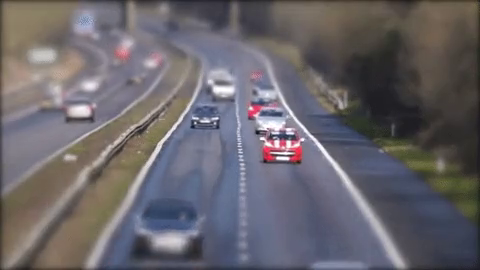
#> input picture frame 6 of SourceCode/Video01.mp4, 480 x 270 px
$ python DenseOpticalFlow.py
#> lines starting #> are read from the running program, lines starting #| are printed output that depends on the picture
import cv2
import numpy as np
from matplotlib import pyplot as plt

# Recuperer la video avec VideoCapture de OpenCV est la mettre dans la variable videoCapture
videoCapture = cv2.VideoCapture("Video01.mp4")
# Lire la premiere frame
ret, first_frame = videoCapture.read()
#> first_frame is the input picture: shape (270, 480, 3); mean B, G, R 107.2, 101.4, 105.1
# Definir un certaine taille de l'image en gardant les perspective, utilisanation d'un scale
resize_dim = 600
max_dim = max(first_frame.shape)
#> max_dim = 480
scale = resize_dim/max_dim
#> scale = 1.25
first_frame = cv2.resize(first_frame, None, fx=scale, fy=scale)
#> first_frame: shape (338, 600, 3)
# Convertir l'image au niveau du gris
prev_gray = cv2.cvtColor(first_frame, cv2.COLOR_BGR2GRAY)

# Create mask
mask = np.zeros_like(first_frame)
# Sets image saturation to maximum
mask[..., 1] = 255

while(videoCapture.isOpened()):
    #  Lire la prochaine frame, la resize et la convertir au nievau de gris
    ret, frame = videoCapture.read()
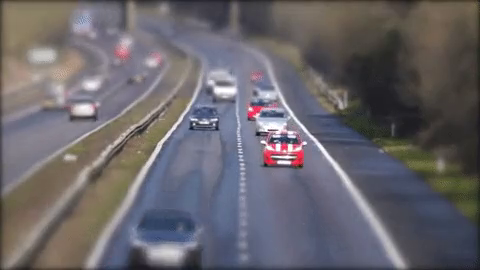
#> input picture frame 7 of SourceCode/Video01.mp4, 480 x 270 px
#> frame is the input picture: shape (270, 480, 3); mean B, G, R 107.2, 101.7, 105.2
    if(not ret):
        break
    gray = cv2.cvtColor(frame, cv2.COLOR_BGR2GRAY)
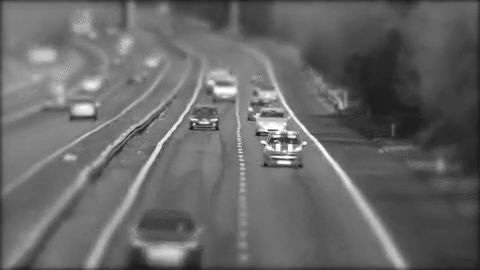
#> gray: shape (270, 480); min 19, max 255, mean 103.4
    gray = cv2.resize(gray, None, fx=scale, fy=scale)
#> gray: shape (338, 600)

    # Calcul du flot optique dense en se basant sur l'algo de Farneback method
    # https://docs.opencv.org/3.0-beta/modules/video/doc/motion_analysis_and_object_tracking.html#calcopticalflowfarneback
    flow = cv2.calcOpticalFlowFarneback(prev_gray, gray, None, pyr_scale = 0.5, levels = 5, winsize = 11, iterations = 5, poly_n = 5, poly_sigma = 1.1, flags = 1)
    # Compute the magnitude and angle of the 2D vectors
    magnitude, angle = cv2.cartToPolar(flow[..., 0], flow[..., 1])
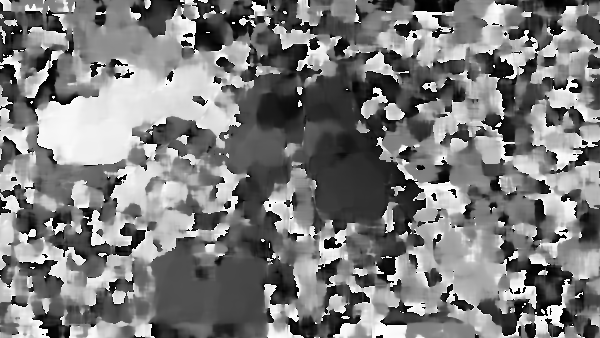
#> angle: shape (338, 600) float32; min 1.96e-05, max 6.28, mean 3.07; drawn with min black and max white
    # Set image hue according to the optical flow direction
    mask[..., 0] = angle * 180 / np.pi / 2
    # Set image value according to the optical flow magnitude (normalized)
    mask[..., 2] = cv2.normalize(magnitude, None, 0, 255, cv2.NORM_MINMAX)
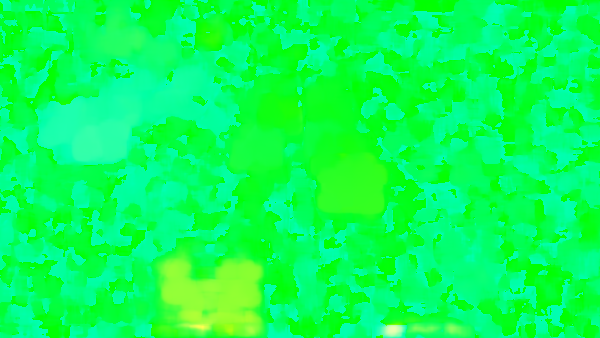
#> mask: shape (338, 600, 3); mean of channels 0, 1, 2 87.4, 255, 8.2; drawn as B, G, R
    # Convertir de l'espace HSV to RGB
    rgb = cv2.cvtColor(mask, cv2.COLOR_HSV2BGR)
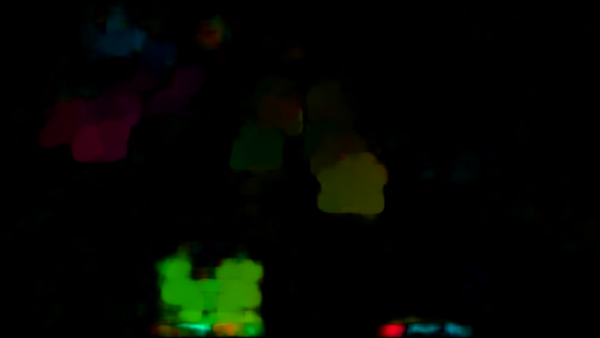
#> rgb: shape (338, 600, 3); mean B, G, R 1.3, 6.5, 3.6

    # resize de l'image en cours
    frame = cv2.resize(frame, None, fx=scale, fy=scale)
#> frame: shape (338, 600, 3)

    # afficher l'image output
    dense_flow = cv2.addWeighted(frame, 1,rgb, 2, 0)
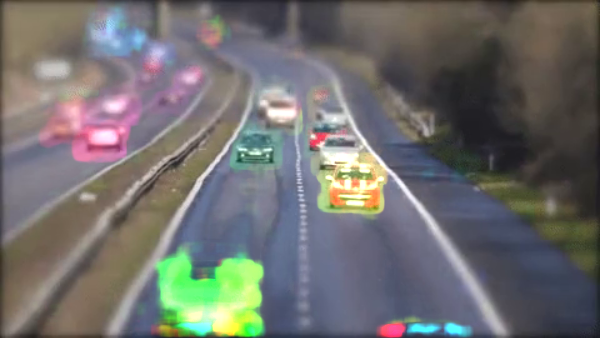
#> dense_flow: shape (338, 600, 3); mean B, G, R 109.4, 110.8, 111.5
    #cv2.imshow("Dense optical flow", rgb)


    numpy_horizontal = np.hstack((frame, rgb, dense_flow))
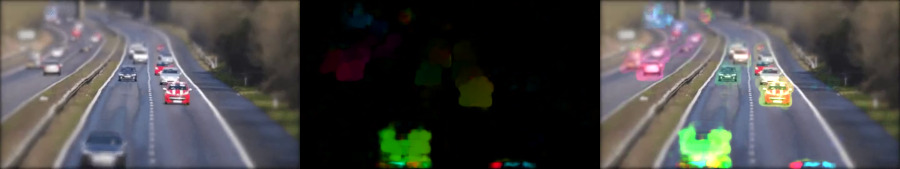
#> numpy_horizontal: shape (338, 1800, 3) (shown at 1/2 size); mean B, G, R 72.6, 73, 73.4
    numpy_horizontal_concat = np.concatenate((frame, rgb, dense_flow), axis=1)
    cv2.imshow("Dense optical flow", numpy_horizontal_concat)

    # Mise a jour dans la frame src a trater pendant la prochaine itteration
    prev_gray = gray
    if cv2.waitKey(10) & 0xFF == ord('q'):
#> (key q is pressed here)
        break
videoCapture.release()

cv2.destroyAllWindows()

$ run again, starting later in the video
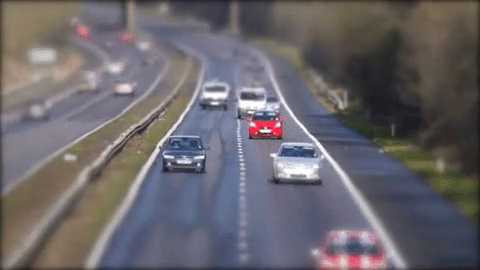
#> input picture frame 27 of SourceCode/Video01.mp4, 480 x 270 px
#> first_frame is the input picture: shape (270, 480, 3); mean B, G, R 107.5, 102.4, 106.4
#> first_frame: shape (338, 600, 3)
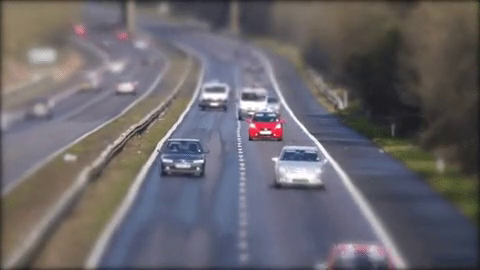
#> input picture frame 28 of SourceCode/Video01.mp4, 480 x 270 px
#> frame is the input picture: shape (270, 480, 3); mean B, G, R 107.4, 102.1, 105.6
#> frame: shape (338, 600, 3)
#> `numpy_horizontal = np.hstack((frame, rgb, dense_flow))`:
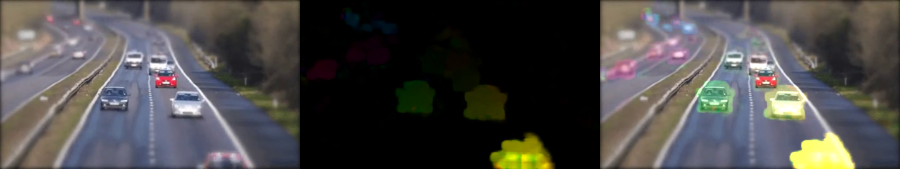
#> numpy_horizontal: shape (338, 1800, 3) (shown at 1/2 size); mean B, G, R 72.1, 73.3, 75.3

$ run again, starting later in the video
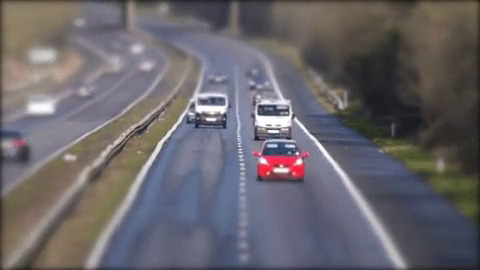
#> input picture frame 48 of SourceCode/Video01.mp4, 480 x 270 px
#> first_frame is the input picture: shape (270, 480, 3); mean B, G, R 107.3, 102, 105.8
#> first_frame: shape (338, 600, 3)
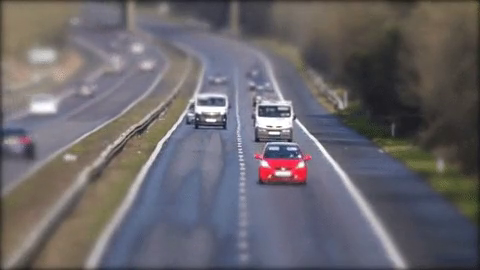
#> input picture frame 49 of SourceCode/Video01.mp4, 480 x 270 px
#> frame is the input picture: shape (270, 480, 3); mean B, G, R 106.9, 101.8, 105.5
#> frame: shape (338, 600, 3)
#> `numpy_horizontal = np.hstack((frame, rgb, dense_flow))`:
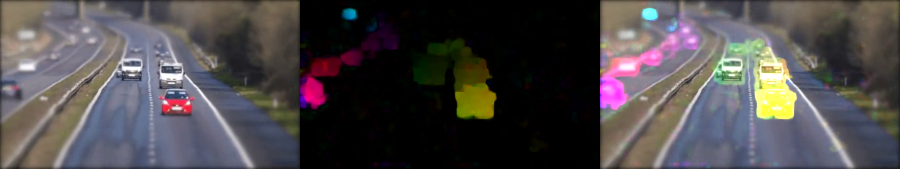
#> numpy_horizontal: shape (338, 1800, 3) (shown at 1/2 size); mean B, G, R 74.2, 72.7, 77.1
